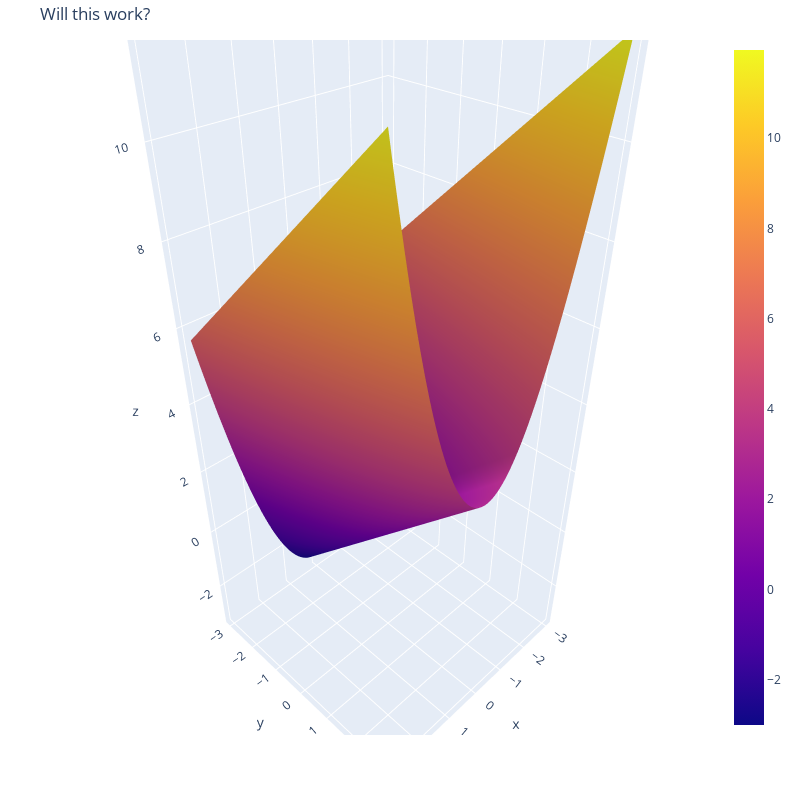

Notebook code cell kept with this figure:
### Markdown cell above
Can I produce the same plot using plotly go?

### Code cell
import plotly.graph_objects as go

fig = go.Figure(data=[go.Surface(x = X, y = Y, z=Z)])

fig.update_layout(title='Will this work?', autosize=False,
                  width=800, height=800,
                  margin=dict(l=65, r=50, b=65, t=40)
                  )

fig.show()

### Figure 1 — Plotly figure (JSON) as saved in the notebook; plotly's stock layout.template omitted (floating-point values rounded to 4 significant figures; data arrays with more than 128 entries replaced by an {"elided": "..."} marker saying what was removed)
{"data": [{"type": "surface", "x": {"elided": "120x120 float values"}, "y": {"elided": "120x120 float values"}, "z": {"elided": "120x120 float values"}}], "layout": {"autosize": false, "height": 800, "margin": {"b": 65, "l": 65, "r": 50, "t": 40}, "title": {"text": "Will this work?"}, "width": 800}}
